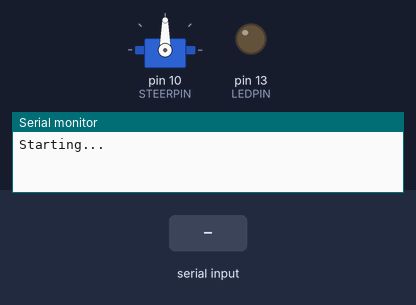
Simulated run of this sketch. Board: Arduino Uno, built with avr-gcc and run on an emulated ATmega328P. Parts: servo, output pins drawn as LEDs (lit = HIGH), the last lines printed to the serial monitor. The test bench sets the inputs (shaded band).

Above: at 1.2 s.
1.3 s: "T1D,1\n" received over the second serial link
At 1.7 s:
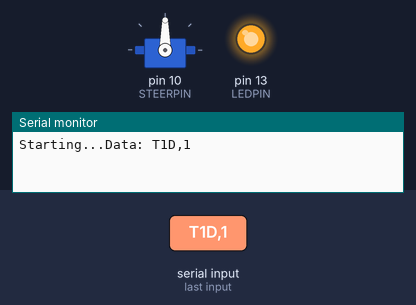
2.8 s: "90,45,200\n" received over the second serial link
4.3 s: "30,150\n" received over the second serial link
Timing chart, 0 to 7.3 s (numbered marks = the images above; inputs shaded):
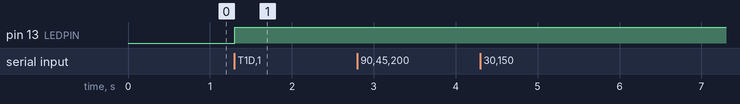

Measured:
- after the input at 1.3 s, pin 13 (LEDPIN): LOW → HIGH at once

The sketch:

jevois2.ino
```cpp
// JeVois control steering from the output of JeVois modules
//
// We handle messages "T2D <targetx> <targety>", "T1D <targetx>",
// targetx is assumed to be in the -1000 ... 1000 range as output by the JeVois Kalman filters.
// Here we only do simple PD control under the assumption that target coordinates have already been filtered upstream.
#include <SoftwareSerial.h>
#include <Servo.h>
SoftwareSerial mySerial(2,3); // RX, TX
// Pin for LED, blinks as we receive serial commands:
#define LEDPIN 13
// Serial port to use: on chips with USB (e.g., 32u4), that usually is Serial1. On chips without USB, use Serial:
Servo steerservo;
#define STEERPIN 10
// Initial servo values in degrees:
#define STEERZERO 90
// With updates typically coming in at 60Hz or up to 120Hz, we will often need to move by a fraction of a
// degree. Hence we keep track of the pan and tilt values multiplied by SCALE. For the gains, a gain of 100
// means we will update servo angle by the 0.1*(target value/SCALE) degrees on each update. Higher gains mean
// larger angular updates.
// Buffer for received serial port bytes:
#define INLEN 128
char instr[INLEN + 1];
long steerval;
long steergain = 50;
void setup()
{
  Serial.begin(57600);
  mySerial.begin(38400);
  mySerial.setTimeout(100000);
  steerservo.attach(STEERPIN);
  pinMode(LEDPIN, OUTPUT);
  digitalWrite(LEDPIN, LOW);
// We are ready to rock, disable logs and turn on serial outputs on JeVois platform:
//  mySerial.println("setpar serlog None");
//  mySerial.println("setpar serout Hard");
  Serial.print("Starting...");
}
void loop()
{
  byte len = mySerial.readBytesUntil('\n', instr, INLEN);
  Serial.print("Data: ");
  Serial.println(instr);
  instr[len] = 0;
  digitalWrite(LEDPIN, HIGH);
  char * tok = strtok(instr, " \r\n");
  int state = 0; int targx = 0;
  while (tok)
  {
    // State machine:
    // 0: start parsing
    // 4: T1D command, parse targx
    // 5: T1D command complete
    // 1000: unknown command
    switch (state)
    {
      case 0:
        if (strcmp(tok, "T1D") == 0) state = 4;
        else state = 1000;
        break;
      case 4: targx = atoi(tok); state = 5; break;
      default: break; // Skip any additional tokens
    }
    tok = strtok(0, " \r\n");
  }
  // Target coordinates are in range -1000 ... 1000. Servos want 0 ... 180.
  // We also need to negate as needed so that the servo turns to cancel any offset from center:
  if (state == 5)
  {
    steerval = ((targx * steergain)/1000) + 90;
    steerval = constrain(steerval, 0, 180);
    Serial.print("servo: ");
    Serial.println(steerval);
    steerservo.write(steerval);
  }
}
```
